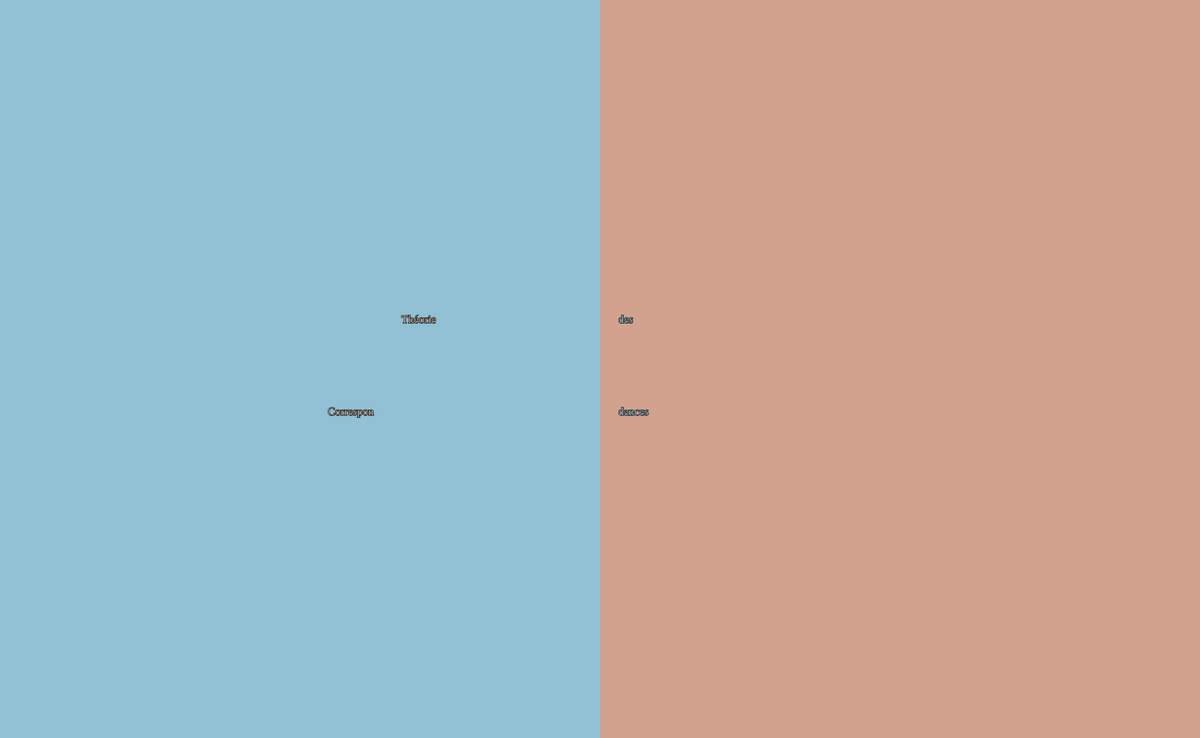
Frame 1 (no input)
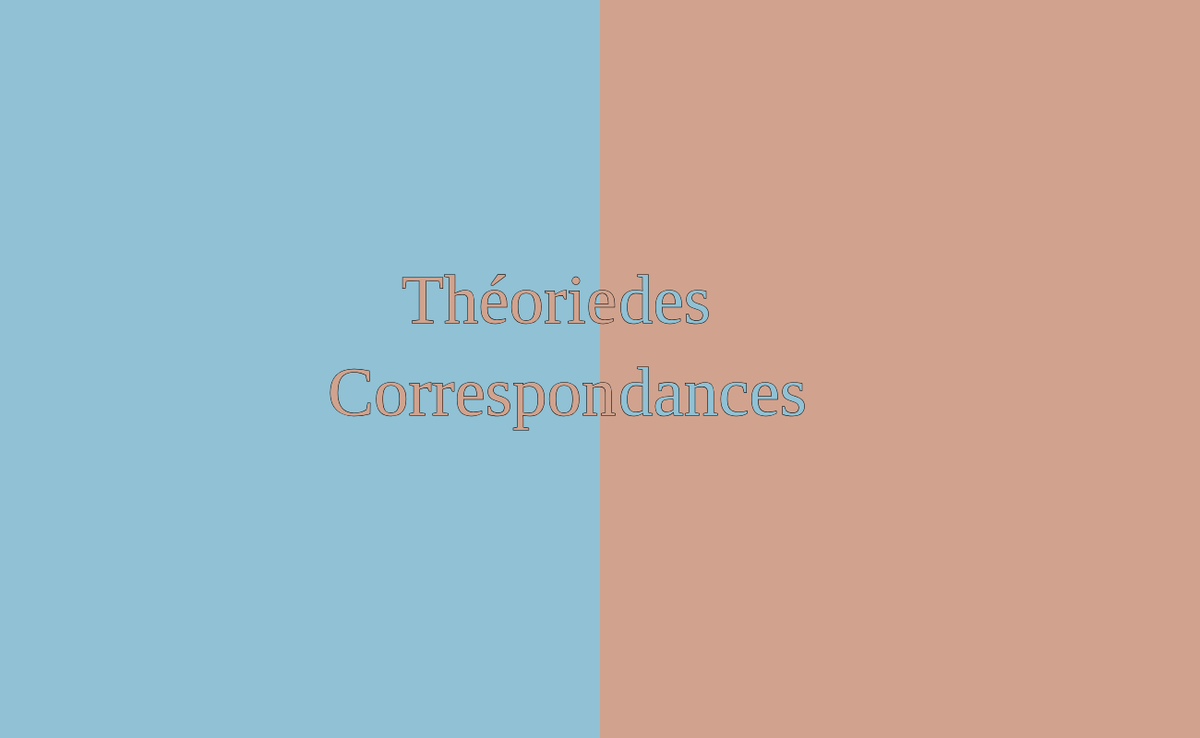
Frame 60 (no input)
Frame 120 (the mouse pressed at the canvas centre since frame 60): identical to frame 60, image omitted

The p5.js sketch that drew these frames (run headless with seeded random() and noise() and a simulated clock; from frame 60 on, the mouse is pressed at the canvas centre):

// p5.js sketch
// ── sketch.js
function setup() {
  createCanvas(1300, 800);
  textFont("Oswald");
}

function draw() {
  noStroke();
  fill(144, 193, 212);
  rect(0, 0, 650, 800);
  fill(209, 163, 142);
  rect(650, 0, 650, 800);
  stroke(0);
  text("Théorie", 435, 350);
  text("Correspon", 355, 450);
  fill(144, 193, 212);
  text("des", 670, 350);
  text("dances", 670, 450);
  textSize(75);
}
